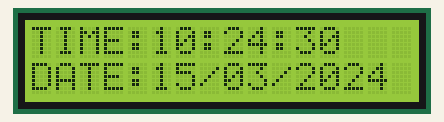
Recording of a sketch running on a simulated ESP8266 (NodeMCU). On the bench: 16×2 character LCD. WiFi joins after 1.5 s; servers stay silent unless stated; network time is answered at once with the bench clock; the local clock reads 2024-03-15 10:24:30 at power-on unless the sketch sets it; what the sketch prints to the serial monitor is not drawn.

Above: at 0.86 s.
At 5.2 s:
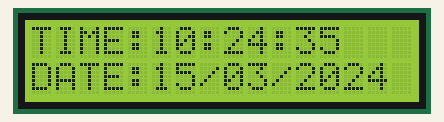
At 10.2 s:
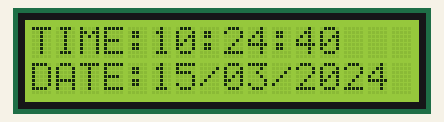
At 19.2 s:
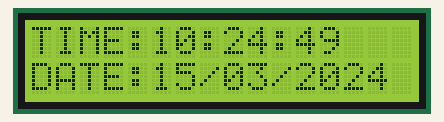
At 29.1 s:
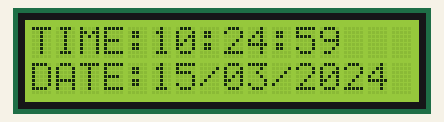
At 38.1 s:
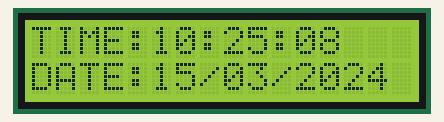

Measured:
- what the display in image 0 shows lasts 0.4 s, from 0.7 s to 1.1 s
- what the display in image 1 shows lasts 1.0 s, from 5.2 s to 6.2 s

The sketch:

Node_I2c_LCD_NTP_Clock_1.ino
```cpp
#include <ESP8266WiFi.h>
#include <WiFiUdp.h>
#include <NTPClient.h>               // Include NTPClient library
#include <TimeLib.h>                 // Include Arduino time library
#include <LiquidCrystal_I2C.h>       // Include LiquidCrystal_I2C library
//++++++++++++++++++++++++++++++++++++++++++++++++++++++++++++++++++++++++++++++++++++++++//

LiquidCrystal_I2C lcd(0x27, 2, 1, 0, 4, 5, 6, 7, 3, POSITIVE);
//++++++++++++++++++++++++++++++++++++++++++++++++++++++++++++++++++++++++++++++++++++++++//
WiFiUDP ntpUDP;

// 'time.nist.gov' is used (default server) with +1 hour offset (3600 seconds) 60 seconds (60000 milliseconds) update interval
//NTPClient timeClient(ntpUDP, "time.nist.gov", 3600, 60000);
//NTPClient timeClient(ntpUDP);
NTPClient timeClient(ntpUDP, "pool.ntp.org", (19800 + 1800),60000);

#define WIFI_SSID "Redmi"
#define WIFI_PASSWORD "AsthaBindu"

char Time[ ] = "TIME:00:00:00";
char Date[ ] = "DATE:00/00/2000";
byte last_second, second_, minute_, hour_, day_, month_;
int year_;

//++++++++++++++++++++++++++++++++++++++++++++++++++++++++++++++++++++++++++++++++++++++++//
void setup() {
  Serial.begin(115200);
  lcd.begin(21, 22);                   // Initialize I2C LCD module (SDA = GPIO21, SCL =                  GPIO22)
  lcd.backlight();                   // Turn backlight ON
  lcd.setCursor(0, 0);
  lcd.print(Time);
  lcd.setCursor(0, 1);
  lcd.print(Date);
//----------------------------------------------------------------------------------------//
  Serial.print("Connecting.");
  WiFi.begin(WIFI_SSID, WIFI_PASSWORD);

  if (WiFi.status() != WL_CONNECTED ) {
       delay(500);
       Serial.print(".");
  }
//----------------------------------------------------------------------------------------//
  Serial.println("connected");
  timeClient.begin();
}
//++++++++++++++++++++++++++++++++++++++++++++++++++++++++++++++++++++++++++++++++++++++++//


//++++++++++++++++++++++++++++++++++++++++++++++++++++++++++++++++++++++++++++++++++++++++//
//++++++++++++++++++++++++++++++++++++++++++++++++++++++++++++++++++++++++++++++++++++++++//
void loop() {
  timeClient.update();
  unsigned long unix_epoch = timeClient.getEpochTime();    // Get Unix epoch time from the NTP server

  second_ = second(unix_epoch);

  if (last_second != second_) {
      minute_ = minute(unix_epoch);
      hour_   = hour(unix_epoch);
      day_    = day(unix_epoch);
      month_  = month(unix_epoch);
      year_   = year(unix_epoch);
      Time[12] = second_ % 10 + 48;
      Time[11] = second_ / 10 + 48;
      Time[9]  = minute_ % 10 + 48;
      Time[8]  = minute_ / 10 + 48;
      Time[6]  = hour_   % 10 + 48;
      Time[5]  = hour_   / 10 + 48;

      Date[5]  = day_   / 10 + 48;
      Date[6]  = day_   % 10 + 48;
      Date[8]  = month_  / 10 + 48;
      Date[9]  = month_  % 10 + 48;
      Date[13] = (year_   / 10) % 10 + 48;
      Date[14] = year_   % 10 % 10 + 48;
      // Send time and date to serial monitor

      Serial.println(Time);
      Serial.println(Date);
      // Display time and date on the 16x2 LCD

      lcd.setCursor(0, 0);
      lcd.print(Time);
      lcd.setCursor(0, 1);
      lcd.print(Date);
      last_second = second_;
  }
  delay(200);
}
//++++++++++++++++++++++++++++++++++++++++++++++++++++++++++++++++++++++++++++++++++++++++//
//++++++++++++++++++++++++++++++++++++++++++++++++++++++++++++++++++++++++++++++++++++++++//
```
